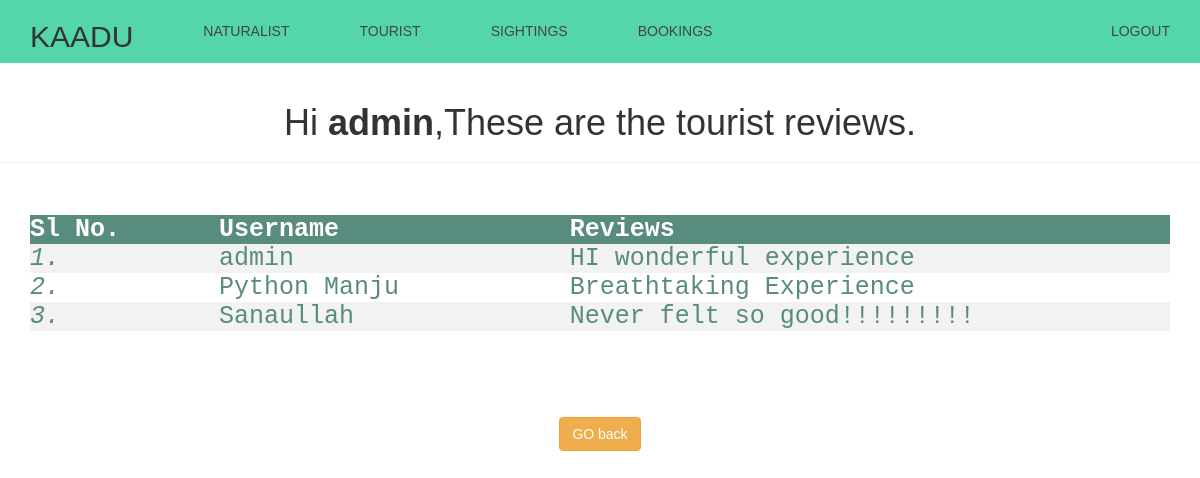
/viewusersreview.php (signed in), run on the app's committed database.
### tables this page shows
CREATE TABLE `review` (
  `user` varchar(20) DEFAULT NULL,
  `review` varchar(400) DEFAULT NULL
);

### viewusersreview.php (the view, shortened to what this page needs)
<!DOCTYPE html>
<html lang="en">
<head><link rel="stylesheet" href="navigation.css">
    <link rel="stylesheet" href="https://maxcdn.bootstrapcdn.com/bootstrap/3.3.7/css/bootstrap.css">
</head>
<body>
<header>
    <div class="container">
        <h2 class="logo">KAADU</h2>
        <nav>
            <ul>
            <li class="left"><a href="viewnaturalist.php">Naturalist</a></li>
            <li class="left"><a href="viewusers.php">Tourist</a></li>
            <li class="left"><a href="welcomeadmin.php">Sightings</a></li>
            <li class="left"><a href="viewbookings.php">Bookings</a></li>
            <li class="right"><a href="logoutadmin.php">LOGOUT</a></li>
            </ul>
        </nav>
    </div>
</header>
    <div class="page-header">
    <h1>Hi <b><?php echo htmlspecialchars($_SESSION["username"]) ?></b>,These are the tourist reviews.</h1>
    </div>
    <div class="container" align="center">
        <div class="tab-content">
            <div class="tab-pane fade in active" id="welcome">
            <br><br>
            <div class="text">
            <table>
<tr>
<th>   Sl No.  </th>
<th>  &nbsp;&nbsp;&nbsp; Username &nbsp;&nbsp;&nbsp;&nbsp;  </th>
<th>   &nbsp;&nbsp;&nbsp;Reviews  </th>
</tr>
<?php
$conn = mysqli_connect("localhost", "root", "", "kaadu");
$sql = "SELECT user,review FROM review";
$result = $conn->query($sql);
if ($result->num_rows > 0) {
while($row = $result->fetch_assoc()) {
echo "<tr><td><i></i></td><td>&nbsp;&nbsp;&nbsp;&nbsp;"
. $row["user"]. "</td><td>&nbsp;&nbsp;&nbsp;" . $row["review"] . "</td></tr>";
}
echo "</table>";
} else { echo "0 results"; }
?>
            </div>
        </div>
        </div>
    </div>
    <br><br><div></div>
    <p>
     <br><br>
    <h2><a href="welcomeadmin.php" class="btn btn-warning">GO back</a>
    </p>
</body>
</html>

### navigation.css (style rules this page uses)
body { margin: 0; font-family: 'Work Sans', sans-serif; font-weight: 800; }
.container { width: 80%; margin: 0 auto; }
header { background: #55d6aa; }
header::after { content: ''; display: table; clear: both; }
.logo { float: left; padding: 0px 0; }
.right { float: right; }
.left { float: left; }
nav ul { margin: 0; padding: 0; list-style: none; }
nav li { display: inline-block; margin-left: 70px; padding-top: 23px; position: relative; }
nav a { color: #444; text-decoration: none; text-transform: uppercase; font-size: 14px; }
nav a::before { content: ''; display: block; height: 5px; background-color: #444; position: absolute; top: 0; width: 0%; transition: all ease-in-out 250ms; }

### viewusersreview.php (style rules this page uses)
body { font: 14px sans-serif; text-align: center; }
table { border-collapse: collapse; width: 100%; color: #588c7e; font-family: monospace; font-size: 25px; text-align: left; }
body { counter-reset: my-sec-counter; }
i::before { counter-increment: my-sec-counter; content:counter(my-sec-counter) "."; }
th { background-color: #588c7e; color: white; }
tr:nth-child(even) { background-color: #f2f2f2 }

### data on the page
review: user "admin", review "HI wonderful experience"
review: user "Python Manju", review "Breathtaking Experience"
review: user "Sanaullah", review "Never felt so good!!!!!!!!!"

### other printed values
$_SESSION["username"] "admin"
